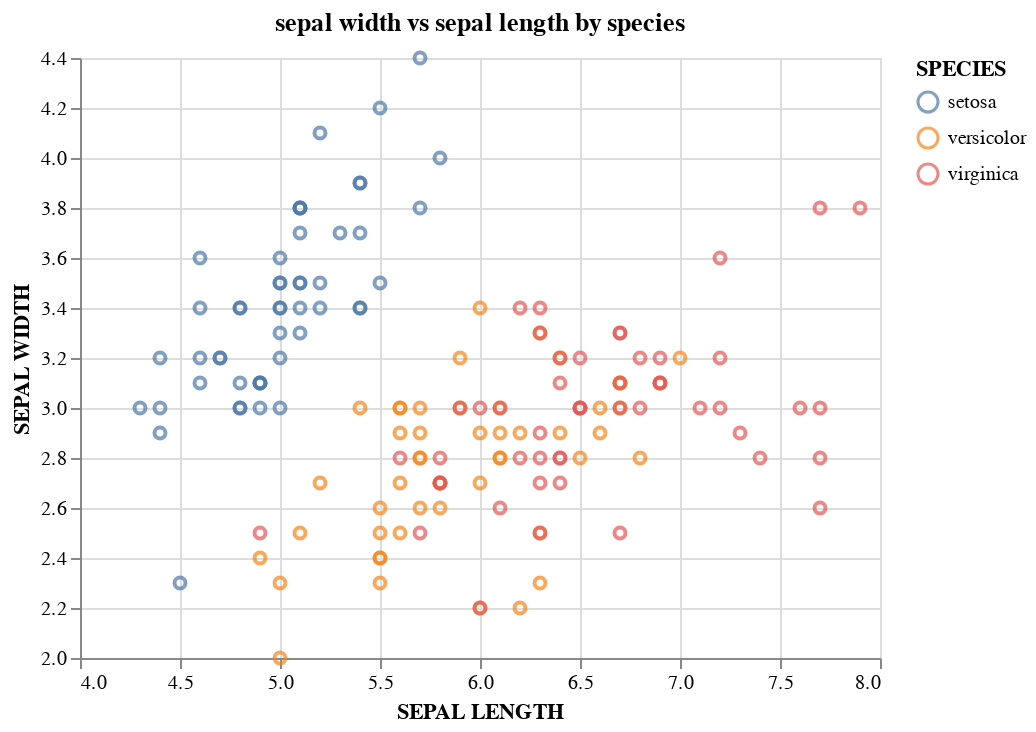

Write notebook code for a chart like this one.
### Code cell
alt.Chart(iris).mark_point().encode(
    x= alt.X("sepal_length",title="SEPAL LENGTH" , scale=alt.Scale(zero=False)),
    y= alt.Y("sepal_width", title= "SEPAL WIDTH" , scale= alt.Scale(zero=False)),
    color= alt.Color("species", title= "SPECIES")
).properties(title= "sepal width vs sepal length by species")

### Figure 1 — Vega-Lite specification as saved in the notebook (floating-point values rounded to 4 significant figures; data arrays with more than 128 entries replaced by an {"elided": "..."} marker saying what was removed)
{"config": {"view": {"continuousWidth": 400, "continuousHeight": 300}}, "data": {"name": "data-55d68bef01494dfb0cf7e3a0f8ee0f5a"}, "mark": "point", "encoding": {"color": {"field": "species", "title": "SPECIES", "type": "nominal"}, "x": {"field": "sepal_length", "scale": {"zero": false}, "title": "SEPAL LENGTH", "type": "quantitative"}, "y": {"field": "sepal_width", "scale": {"zero": false}, "title": "SEPAL WIDTH", "type": "quantitative"}}, "title": "sepal width vs sepal length by species", "$schema": "https://vega.github.io/schema/vega-lite/v4.17.0.json", "datasets": {"data-55d68bef01494dfb0cf7e3a0f8ee0f5a": {"elided": "150 records"}}}
